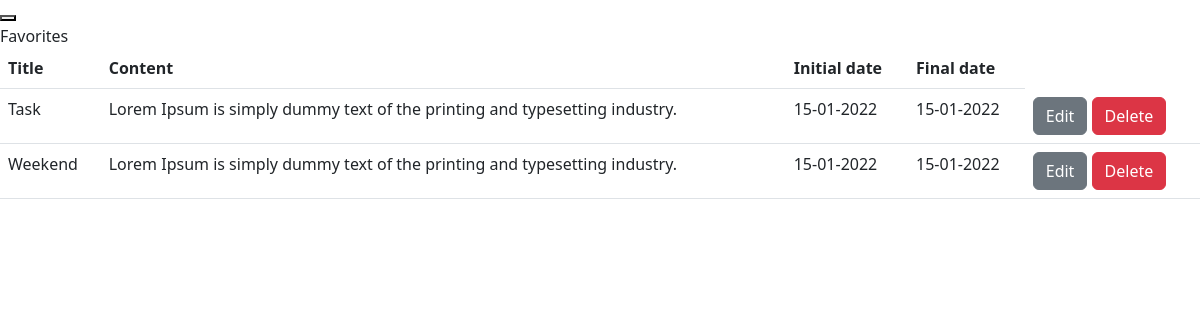
/index.php?controller=favNote&action=getAllFavNotes (signed in), run on the app's committed database.
### tables this page shows
CREATE TABLE favourites(
id INT NOT NULL PRIMARY KEY AUTO_INCREMENT,
title VARCHAR(25) NOT NULL,
content VARCHAR(150) NOT NULL,
initial_date VARCHAR(25),
final_date VARCHAR(25)
);

### core/classes/View.php (called while the page is built, shortened)
<?php
class View
{
    function render($name)
    {
        require_once VIEWS . '/' . $name . ".php";
    }
}

### index.php (called while the page is built, shortened)
<?php
require_once "core/classes/Database.php";
require_once "core/classes/View.php";
require_once "core/classes/Controller.php";
require_once "core/Router.php";
$router = new Router();

### core/classes/Database.php (called while the page is built, shortened)
<?php
class Database
{
    function connect()
    {
        try {
            $connection = "mysql:host=" . HOST . ";"
                . "dbname=" . DB . ";"
                . "user=" . USER . ";"
                . "password=" . PASSWORD . ";"
                . "charset=" . CHARSET;
            $options = [
                PDO::ATTR_ERRMODE           =>  PDO::ERRMODE_EXCEPTION,
                PDO::ATTR_EMULATE_PREPARES  => FALSE,
            ];
            $pdo = new PDO($connection, USER, PASSWORD, $options);
            return $pdo;
        } catch (PDOException $e) {
            require_once(VIEWS . "/error/error.php");
        }
    }
}

### models/favNoteModel.php (called while the page is built, shortened)
<?php
class favNoteModel extends Model
{
    function get()
    {
        $query = $this->db->connect()->prepare("SELECT e.id, e.title, e.content, e.initial_date, e.final_date
        FROM favourites e
        ORDER BY e.id ASC;");
        try {
            $query->execute();
            $favNote = $query->fetchAll();
            return $favNote;
        } catch (PDOException $e) {
            return [];
        }
    }
}

### views/favNote/favNoteDashboard.php (the view, shortened to what this page needs)
<!DOCTYPE html>
<html lang="en">
<head>
    <link href="https://cdn.jsdelivr.net/npm/bootstrap@5.2.2/dist/css/bootstrap.min.css" rel="stylesheet">
</head>
<body>
    <div class="">
        <header>
            <div class="theme_toogle">
                <button class="theme_toogle_btn"></button>
            </div>
            <span class="heading">Favorites</span>
            <table class="table">
                <thead>
                    <tr>
                        <th class="tg-0pky">Title</th>
                        <th class="tg-0lax">Content</th>
                        <th class="tg-0lax">Initial date</th>
                        <th class="tg-0lax">Final date</th>
                    </tr>
                </thead>
                <tbody>
                    <?php
                    foreach ($this->data as $index => $favNote) {
                        echo "<tr>";
                        echo "<td class='tg-0lax'>" . $favNote["title"] . "</td>";
                        echo "<td class='tg-0lax'>" . $favNote["content"] . "</td>";
                        echo "<td class='tg-0lax'>" . $favNote["initial_date"] . "</td>";
                        echo "<td class='tg-0lax'>" . $favNote["final_date"] . "</td>";
                        echo "<td colspan='2' class='tg-0lax'>
                        <a class='btn btn-secondary' href='?controller=favNote&action=getFavNote&id=" . $favNote["id"] . "'>Edit</a>
                        <a class='btn btn-danger' href='?controller=FavNote&action=deleteFavNote&id=" . $favNote["id"] . "'>Delete</a>
                        </td>";
                        echo "</tr>";
                    }
                    ?>
                </tbody>
            </table>
        </header>
    </div>
</body>
</html>

### core/Router.php (shortened to what this page needs)
<?php
class Router
{
    function __construct()
    {
        if (isset($_GET['controller'])) {
            $controllerName = $_GET['controller'] . "Controller";
            $controllerPath = CONTROLLERS . $controllerName . ".php";
            if (($controllerName === 'LoginController') && (!isset($_SESSION['user']))) {
                if (file_exists($controllerPath)) {
                    require_once($controllerPath);
                    new $controllerName();
                } else {
                    $errorMsg = "The session is not started";
                    require_once VIEWS . "error/error.php";
                }
            } else if (isset($_SESSION['user'])) {
                if (file_exists($controllerPath)) {
                    new $controllerName();
                } else {
                    $errorMsg = "The page you are trying to access does not exist.";
                    require_once VIEWS . "error/error.php";
                }
            }
        } else {
            require_once VIEWS . "main/login.php";
        }
    }
}

### core/classes/Controller.php (shortened to what this page needs)
<?php
trait Controller
{
    function __construct()
    {
        $this->model = $this->loadModel(substr(__CLASS__,0,-10));
        $action = "";
        if (isset($_REQUEST["action"])) {
            $action = $_REQUEST["action"];
        }
        if (method_exists(__CLASS__, $action)) {
            call_user_func([__CLASS__, $action], $_REQUEST);
        } else {
            $this->error("Invalid user action");
        }
    }
    function loadModel($model)
    {
        $url = MODELS . '/' . $model . 'Model.php';
        if (file_exists($url)) {
            return new $modelName();
        }
    }
}

### controllers/FavNoteController.php (shortened to what this page needs)
<?php
class FavNoteController
{
    function getAllFavNotes()
    {
        $favNote = $this->model->get();
        if (isset($favNote)) {
            $this->view->data = $favNote;
            $this->view->render("favNote/favNoteDashboard");
        }
    }
}

### data on the page
favourites: title "Task", content "Lorem Ipsum is simply dummy text of the printing and typesetting industry.", initial_date "15-01-2022", final_date "15-01-2022"
favourites: title "Weekend", content "Lorem Ipsum is simply dummy text of the printing and typesetting industry.", initial_date "15-01-2022", final_date "15-01-2022"
